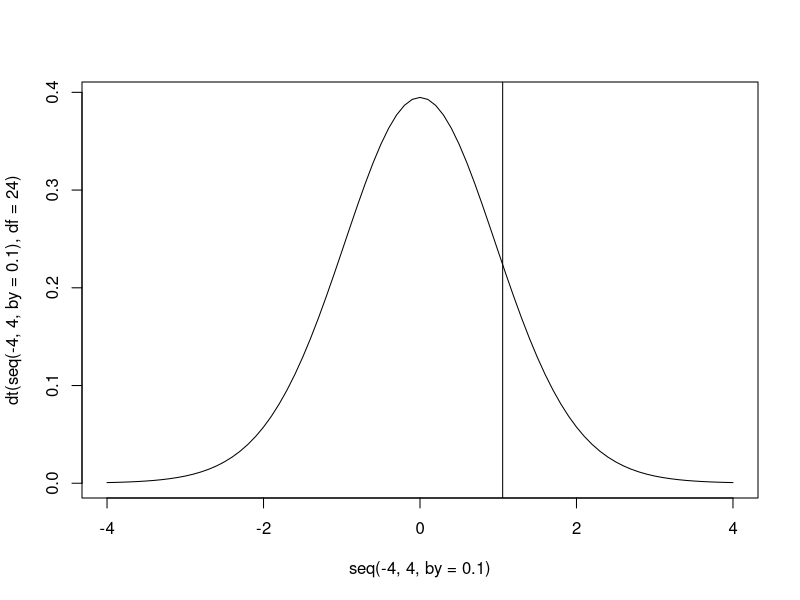
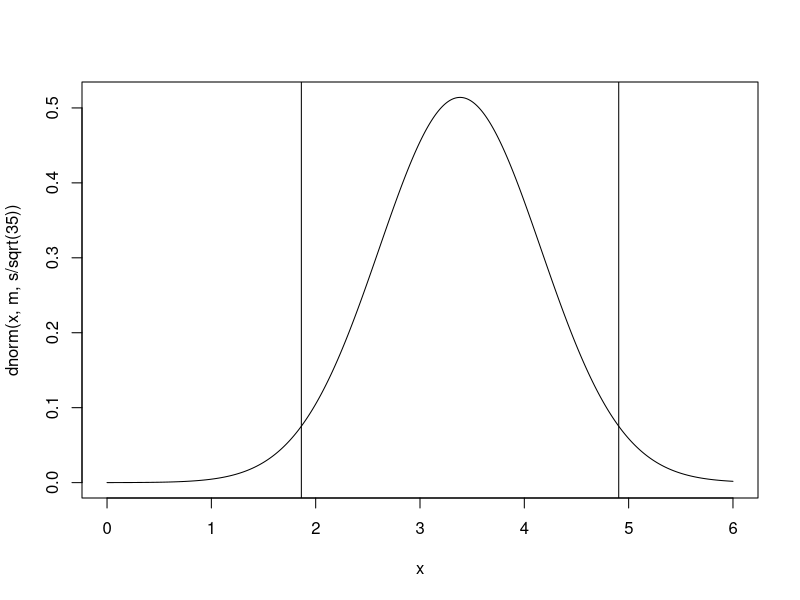
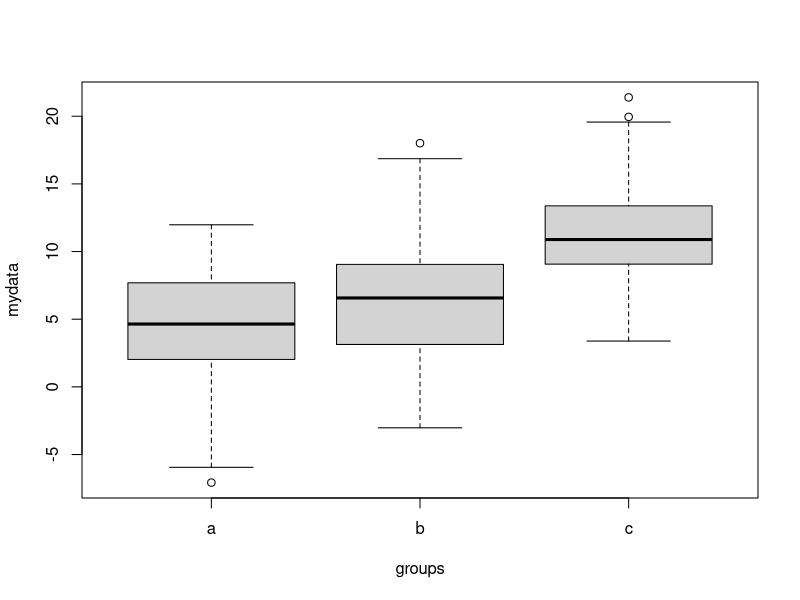

Here is the R script that generated these plots, in order: (Note: this script raises an error after producing the figures.)
###############################################################
#Practical class 3
###############################################################

############
#1.1)
############
# Make sure to write the path to the folder where bioenv-2 is. 
# You can use tab to auto complete and check if the path is correct.
# You can also use the setwd() function to move to the directory where
# bioenv3 is.
bioenv3 <- read.csv(
  "bioenv-3.csv",
  header = T,
  row.names = 1
  )

# inspect the table 
head(bioenv3)

# compute the mean and the standard deviation
a.mean <- mean(bioenv3$a)
a.sd <- sd(bioenv3$a)

# manually compute the t statistic and the p-value 
t.stat <- (a.mean - 10 ) / (a.sd / sqrt(length(bioenv3$a)))

# use the probability function to calculate the area under the curve
# from our t statistic value to the end of the lower tail of a
# t distribution with 24 degrees of freedom
pt(
  t.stat,         # our t statistic
  df = 24,        # the degrees of freedom in the t distribution pt() should calculate
  lower.tail = F  # tells pt() to find the area under the curve from our t stat to the
                  # lower tail of the distribution
  )

# visualize the test
plot(
  seq(-4, 4 , by = 0.1),              # use a sequence of numbers from -4 to 4 in steps of 0.1 as the x-axis
  dt(seq(-4, 4, by = 0.1), df = 24),  # use a density plot of the t distribution with 24 degrees of freedom as the y-axis 
  type = "l"                          # make this a line plot
  )
  
abline(v = t.stat) # draw a vertical (v) line on the plot at the value of our calculated t statistic

# do the test using a existing function from R 
t.test(
  bioenv3$a,                # here's our data variable
  mu = 10,                  # the mean to test against is defined as 10
  alternative = "greater"   # the alternative hypothesis is that the empirical mean is greater than the stated mean
  )

############
#1.2)
############

# compute the mean and the standard deviation
b.mean <- mean(bioenv3$b)
b.sd <- sd(bioenv3$b)

# compute the t statistic and the p-value   
t.stat <- (b.mean - 10 )/(b.sd/sqrt(length(bioenv3$b)))
t.stat
pt(t.stat, df=24,lower.tail=F )*2

# do the test using a function from R 
t.test(bioenv3$b,mu=10,alternative="two.sided")

############
#1.3)
############

# compute the t statistic and the p-value     
t.stat <- (a.mean - b.mean)/sqrt( (a.sd^2)/length(bioenv3$a) + (b.sd^2)/length(bioenv3$b)  )
t.stat
pt(t.stat,df=48,lower.tail=T)

# do the test using a function from R 
# how are the degrees of freedom computed?
t.test(bioenv3$a,bioenv3$b,alternative="less")
t.test(bioenv3$a,bioenv3$b,alternative="less", var.equal = TRUE)

############
#2)
############

# statistical power: the probability of accepting the alternative hypothesis (H1) when it is true.

# first install and load the package pwr
install.packages("pwr")
library("pwr")

# test 1.1)
pwr.t.test(n = 25, d=0.4, sig.level = 0.05 ,type="one.sample")

############
#3)
############

# confidence interval: range of values that act as good estimates of the unknown population parameter

set.seed(1)
mynorm.35.3.5 <- rnorm(35,3,5)

m <- mean(mynorm.35.3.5)
s <- sd(mynorm.35.3.5)

s.error = qnorm(0.975)*(s/sqrt(35))

up.lim <- m + s.error
low.lim <- m - s.error

up.lim
low.lim

# double check
x<-seq(0,6,by=0.01)
plot(x,dnorm(x,m,s/sqrt(35)),type="l")
abline(v=up.lim)
abline(v=low.lim)

pnorm(up.lim,m,s/sqrt(35))
pnorm(low.lim,m,s/sqrt(35))

###############
#4)
###############

# ANOVA: analysis of variance 
# If there are more than 2 samples, the ANOVA should be performed instead of pairwise t tests.
# ANOVA will consider all samples at the same time in order to determine if there is a significant difference.
# If the ANOVA shows a significant p-value, then pairwise t tests or tukesy tests can be performed in order to identify the means that are significantly different.

set.seed(1)
norm.a <- rnorm(50,4,5)
norm.b <- rnorm(50,6,5)
norm.c <- rnorm(50,12,4.5)

groups = factor(rep(c("a","b","c"), each = 50))
mydata <- c(norm.a,norm.b,norm.c)

mydata.df <- data.frame(mydata,groups)

# Boxplots are a convenient way of graphically depicting groups of numerical data through their quartiles.
# The spacings between the different parts of the box indicate the degree of dispersion (spread) and skewness in the data, and show outliers. 
plot(mydata ~ groups)

# boxplot example
par(mfrow=c(2,1),mar=c(1,1,1,1))
boxplot(mynorm.1,horizontal = T)
hist(mynorm.1)

# test homogeneity of variance (assumption of the ANOVA)
bartlett.test(mydata,groups) # the null hypothesis is that the variances are homogeneous

# perform the ANOVA
a.results <- aov(mydata ~ groups,data=mydata.df)
summary(a.results)

# Df = degree of freedom
# Sum Sq = deviance (within groups, and residual)
# Mean Sq = variance (within groups, and residual)
# F value = the value of the Fisher statistic test, computed as (variance within groups) / (variance residual)
# Pr(>F) = p-value

# We clearly reject the null hypothesis of equal means for all three groups. 
# We have to find out which ones are different. 
# One way to do this is applying pairwise t-test 
pairwise.t.test(mydata, groups, p.adjust="bonferroni")

# The Bonferroni correction is based on the idea that if an experimenter is testing m hypotheses,
# then one way of maintaining the family - wise error rate (FWER) is to test each individual hypothesis 
# at a statistical significance level of 1/m times what it would be if only one hypothesis were tested.
# So, if the desired significance level for the whole family of tests should be (at most) alpha 
# then the Bonferroni correction would test each individual hypothesis at a significance level of alpha/m.

# Other option is applying the function TukeyHSD().
TukeyHSD(a.results, conf.level=0.95)

###############
#5) chi squared and fisher's exact tests
###############

# these are used to test the correspondence between categorical variables
# first the variables have to be converted into a contingency table

bioenv3$Biofilm[bioenv3$Biofilm=="Present"]="present"
bioenv3 <- droplevels(bioenv3)

chisq.test(table(bioenv3$Salinity,bioenv3$Biofilm))
fisher.test(table(bioenv3$Salinity,bioenv3$Biofilm))

###############
#6)
###############

# test by randomization if the difference between two samples differ. 

# generate two different, non normal the samples
set.seed(1)
p.comb <- c(rpois(50,3),rpois(50,4))

# create the null hypothesis distribution, which states that there is no difference between the means. 
rand <- vector (mode="numeric",length=10000)

for (i in 1:length(rand)) {
  tmp <- sample(p.comb) 
  rand[i] <- mean(tmp[1:50]) - mean(tmp[51:100])
}

par(mfrow=c(1,1))
hist(rand)

# see where the real difference falls under the null hypothesis
r.stat <- mean(p.comb[1:50]) - mean(p.comb[51:100])
r.stat
sum(rand<=r.stat)/length(rand)
abline(v=r.stat)
